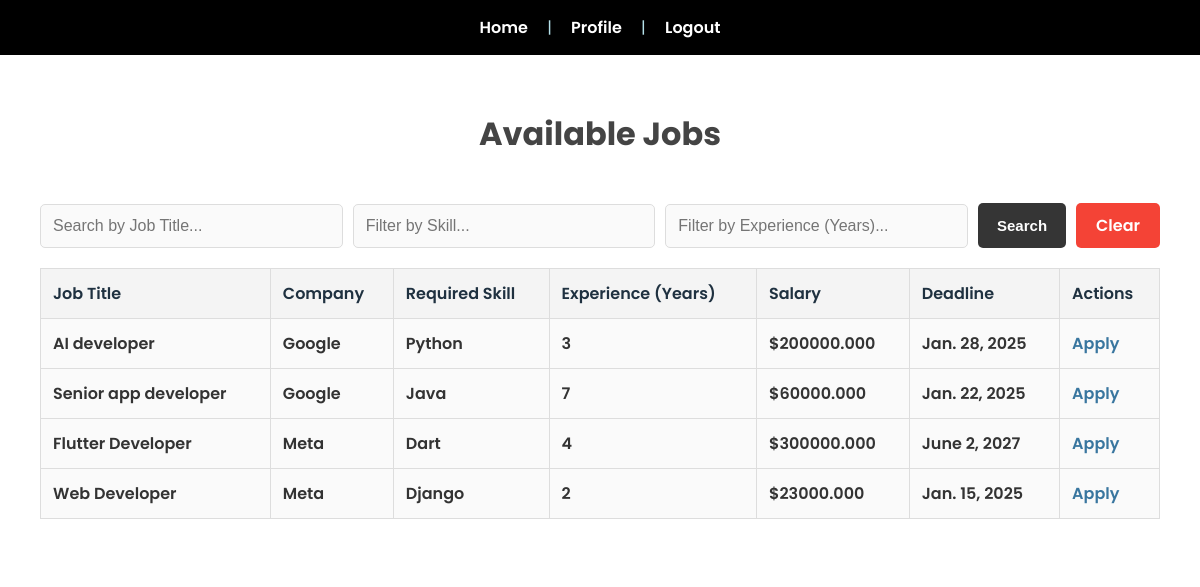
/seeker/jobs/ (signed in), run on the app's committed database.
### jobs/models.py (models this page shows, shortened)
class jobs(models.Model):
    job_id = models.AutoField(primary_key=True)
    c_username = models.ForeignKey(company, on_delete=models.CASCADE, related_name="job_posted")
    req_skill = models.CharField(max_length=50)
    title = models.CharField(max_length=100)
    limit = models.IntegerField()
    salary = models.DecimalField(max_digits=10, decimal_places=3)
    description = models.CharField(max_length=400)
    req_experience = models.IntegerField()
    deadline = models.DateField()

class company(models.Model):
    c_username = models.OneToOneField(user, on_delete=models.CASCADE, primary_key=True, related_name="company")
    company_name = models.CharField(max_length=100)
    company_type = models.CharField(max_length=100)
    establishment_year = models.DateField()

### jobs/views.py (the view)
# urls.py: path('seeker/jobs/', views.view_jobs, name='view_jobs'),
def view_jobs(request):
    search_query = request.GET.get('search', '') # Get search query ('search') from URL also default value is empty string ('')
    skill_filter = request.GET.get('skill', '')
    experience_filter = request.GET.get('experience', '')
    user_instance = user.objects.get(username=request.session['username'])
    if hasattr(user_instance, "job_seeker"):
        user_type = "Job Seeker"
    else:
        user_type = "Company"
    all_jobs = jobs.objects.all()
    if search_query:
        all_jobs = all_jobs.filter(title__icontains=search_query) #__icontains is case-insensitive
    if skill_filter:
        all_jobs = all_jobs.filter(req_skill__icontains=skill_filter)
    if experience_filter:
        all_jobs = all_jobs.filter(req_experience__lte=experience_filter)  # __lte is Less than or equal to
    context = {
        'jobs': all_jobs,
        'search_query': search_query,
        'skill_filter': skill_filter,
        'experience_filter': experience_filter,
        'user_type': user_type
    }
    return render(request, 'jobs/view_jobs.html', context)

### jobs/templates/jobs/view_jobs.html (shortened to what this page needs)
<!DOCTYPE html>
<html lang="en">
<head>
    {% load static %}
    <link rel="stylesheet" href="{% static 'jobs/view_jobs.css' %}">
</head>
<body>
    <nav>
        <a href="{% url 'home' %}">Home</a> |
        {% if user_type == "Job Seeker" %}
        <a href="{% url 'seeker_dashboard' %}">Profile</a> |
        {% elif user_type == "Company" %}
        <a href="{% url 'company_dashboard' %}">Profile</a> |
        {% endif %}
        <a href="{% url 'user_logout' %}">Logout</a>
    </nav>
    <div class="content">
        <h1 class="welcome">Available Jobs</h1>
        <form method="get" class="search-bar">
            <input type="text" name="search" value="{{ search_query }}" placeholder="Search by Job Title...">
            <input type="text" name="skill" value="{{ skill_filter }}" placeholder="Filter by Skill...">
            <input type="number" name="experience" value="{{ experience_filter }}" placeholder="Filter by Experience (Years)...">
            <button type="submit">Search</button>
            <a href="{% url 'view_jobs' %}" class="clear-search">Clear</a>
        </form>
        <table>
            <thead>
                <tr>
                    <th>Job Title</th>
                    <th>Company</th>
                    <th>Required Skill</th>
                    <th>Experience (Years)</th>
                    <th>Salary</th>
                    <th>Deadline</th>
                    {% if user_type == "Job Seeker" %}
                    <th>Actions</th>
                    {% endif %}
                </tr>
            </thead>
            <tbody>
                {% for job in jobs %}
                <tr>
                    <td>{{ job.title }}</td>
                    <td>{{ job.c_username.company_name }}</td>
                    <td>{{ job.req_skill }}</td>
                    <td>{{ job.req_experience }}</td>
                    <td>${{ job.salary }}</td>
                    <td>{{ job.deadline }}</td>
                    {% if user_type == "Job Seeker" %}
                    <td>
                        <a href="{% url 'apply_for_job' job.job_id %}">Apply</a>
                    </td>
                    {% endif %}
                </tr>
                {% empty %}
                <tr>
                    <td colspan="7">No jobs available at the moment.</td>
                </tr>
                {% endfor %}
            </tbody>
        </table>
    </div>
</body>
</html>

### jobs/static/jobs/view_jobs.css (style rules this page uses)
body { font-family: 'Poppins', sans-serif; margin: 0; padding: 0; background: #fff; color: #333; }
nav { background: black; padding: 15px; text-align: center; color: #b4e0e8; }
nav a { color: #fff; margin: 0 15px; text-decoration: none; font-weight: 600; transition: color 0.3s ease; }
.content { max-width: 1300px; margin: 10px auto; background: #fff; padding: 40px; border-radius: 15px; }
.welcome { display: block; text-align: center; margin-top: 5px; margin-bottom: 45px; font-size: 2rem; color: #444; }
.search-bar { display: flex; justify-content: space-between; align-items: center; gap: 10px; margin-bottom: 20px; margin-top: 40px; }
.search-bar input { width: calc(30% - 10px); padding: 12px; border: 1px solid #ddd; border-radius: 5px; background: #fafafa; color: #333; font-size: 1rem; }
.search-bar button, .clear-search { padding: 10px 20px; border: none; border-radius: 5px; font-weight: 600; cursor: pointer; transition: background 0.3s ease; }
.search-bar button { background: #000000ca; color: #fff; padding: 14px 19px; font-size: 15px; }
.clear-search { background: #f44336; color: #fff; text-decoration: none; display: inline-block; }
table { width: 100%; border-collapse: collapse; margin-top: 20px; }
table th, table td { padding: 12px; text-align: left; border: 1px solid #ddd; font-weight: 600; }
table th { background: #f4f4f4; color: #1f3140; }
table td { background: #fafafa; }
table tr:nth-child(even) { background: #f2f2f2; }
table a { color: #34739df9; text-decoration: none; font-weight: 600; transition: color 0.3s ease; }

### data on the page
jobs: title "AI developer", c_username.company_name "Google", req_skill "Python", req_experience "3", salary "200000.000", deadline "Jan. 28, 2025"
jobs: title "Senior app developer", c_username.company_name "Google", req_skill "Java", req_experience "7", salary "60000.000", deadline "Jan. 22, 2025"
jobs: title "Flutter Developer", c_username.company_name "Meta", req_skill "Dart", req_experience "4", salary "300000.000", deadline "June 2, 2027"
jobs: title "Web Developer", c_username.company_name "Meta", req_skill "Django", req_experience "2", salary "23000.000", deadline "Jan. 15, 2025"
